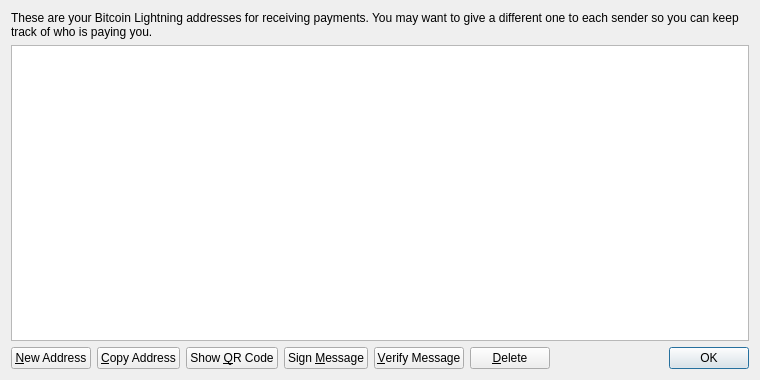
<?xml version="1.0" encoding="UTF-8"?>
<ui version="4.0">
 <class>AddressBookPage</class>
 <widget class="QWidget" name="AddressBookPage">
  <property name="geometry">
   <rect>
    <x>0</x>
    <y>0</y>
    <width>760</width>
    <height>380</height>
   </rect>
  </property>
  <property name="windowTitle">
   <string>Address Book</string>
  </property>
  <layout class="QVBoxLayout" name="verticalLayout">
   <item>
    <widget class="QLabel" name="labelExplanation">
     <property name="text">
      <string>These are your Bitcoin Lightning addresses for receiving payments. You may want to give a different one to each sender so you can keep track of who is paying you.</string>
     </property>
     <property name="textFormat">
      <enum>Qt::PlainText</enum>
     </property>
     <property name="wordWrap">
      <bool>true</bool>
     </property>
    </widget>
   </item>
   <item>
    <widget class="QTableView" name="tableView">
     <property name="contextMenuPolicy">
      <enum>Qt::CustomContextMenu</enum>
     </property>
     <property name="toolTip">
      <string>Double-click to edit address or label</string>
     </property>
     <property name="tabKeyNavigation">
      <bool>false</bool>
     </property>
     <property name="selectionMode">
      <enum>QAbstractItemView::SingleSelection</enum>
     </property>
     <property name="selectionBehavior">
      <enum>QAbstractItemView::SelectRows</enum>
     </property>
     <property name="sortingEnabled">
      <bool>true</bool>
     </property>
     <attribute name="verticalHeaderVisible">
      <bool>false</bool>
     </attribute>
    </widget>
   </item>
   <item>
    <layout class="QHBoxLayout" name="horizontalLayout">
     <item>
      <widget class="QPushButton" name="newAddressButton">
       <property name="toolTip">
        <string>Create a new address</string>
       </property>
       <property name="text">
        <string>&amp;New Address</string>
       </property>
      </widget>
     </item>
     <item>
      <widget class="QPushButton" name="copyToClipboard">
       <property name="toolTip">
        <string>Copy the currently selected address to the system clipboard</string>
       </property>
       <property name="text">
        <string>&amp;Copy Address</string>
       </property>
      </widget>
     </item>
     <item>
      <widget class="QPushButton" name="showQRCode">
       <property name="text">
        <string>Show &amp;QR Code</string>
       </property>
      </widget>
     </item>
     <item>
      <widget class="QPushButton" name="signMessage">
       <property name="toolTip">
        <string>Sign a message to prove you own a Bitcoin Lightning address</string>
       </property>
       <property name="text">
        <string>Sign &amp;Message</string>
       </property>
      </widget>
     </item>
     <item>
      <widget class="QPushButton" name="verifyMessage">
       <property name="toolTip">
        <string>Verify a message to ensure it was signed with a specified Bitcoin Lightning address</string>
       </property>
       <property name="text">
        <string>&amp;Verify Message</string>
       </property>
      </widget>
     </item>
     <item>
      <widget class="QPushButton" name="deleteButton">
       <property name="toolTip">
        <string>Delete the currently selected address from the list</string>
       </property>
       <property name="text">
        <string>&amp;Delete</string>
       </property>
      </widget>
     </item>
     <item>
      <spacer name="horizontalSpacer">
       <property name="orientation">
        <enum>Qt::Horizontal</enum>
       </property>
       <property name="sizeHint" stdset="0">
        <size>
         <width>40</width>
         <height>20</height>
        </size>
       </property>
      </spacer>
     </item>
     <item>
      <widget class="QDialogButtonBox" name="buttonBox">
       <property name="sizePolicy">
        <sizepolicy hsizetype="Maximum" vsizetype="Fixed">
         <horstretch>0</horstretch>
         <verstretch>0</verstretch>
        </sizepolicy>
       </property>
       <property name="standardButtons">
        <set>QDialogButtonBox::Ok</set>
       </property>
      </widget>
     </item>
    </layout>
   </item>
  </layout>
 </widget>
 <resources>
  <include location="../bitcoin.qrc"/>
 </resources>
 <connections/>
</ui>
